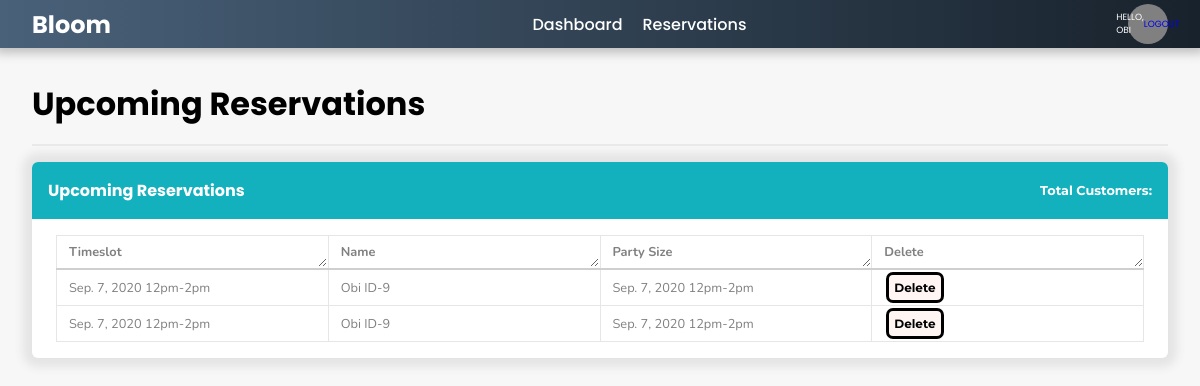
Page /reservations (signed in) on the committed database.
### reservations/models.py (models this page shows)
class Reservation(models.Model):
    customer = models.ForeignKey(Customer, related_name="reservation_set", null=True, on_delete= models.CASCADE)
    timeslot = models.ForeignKey(TimeSlot, related_name="reservation_set", null=True, on_delete=models.CASCADE)
    no_show = models.BooleanField(default=False)
    date_created = models.DateTimeField(auto_now_add=True, null=True)
    notes = models.TextField(max_length=2000, null=True, blank=True)
    party_members = models.ManyToManyField(Customer, related_name="party_members", blank=True)
    def __str__(self):
        return "{}".format(self.timeslot)

class TimeSlot(models.Model):
    TIMESLOTS = (
        ('9am-11am','9am-11am'),
        ('12pm-2pm','12pm-2pm'),
        ('3pm-5pm','3pm-5pm'),
    )
    time_slot = models.CharField(max_length=10, null=True, choices=TIMESLOTS, default="Choose a time window")
    day = models.ForeignKey(Day, related_name="timeslot_set", null=True, on_delete= models.CASCADE)
    capacity = models.IntegerField(blank=True, default=13, editable=False)
    notes = models.TextField(max_length=2000, null=True, blank=True)
    def __str__(self):
        return "{} {}".format(self.day, self.time_slot)

class Day(models.Model):
    company = models.ForeignKey(Company, related_name="day_set", null=True, on_delete=models.SET_NULL)
    today = date.today()
    tomorrow = today + timedelta(days=1)
    day = models.DateField(default=tomorrow, blank=False)
    date_created = models.DateField(default=today, blank=False, editable=True)
    notes = models.TextField(max_length=2000, null=True, blank=True)
    class Meta:
        ordering = ['-date_created']
    def name_day(self):
        date = self.day
        year = date.year
        month = calendar.month_abbr[date.month]
        day_num = date.day
        dayname = calendar.day_name[date.weekday()]
        return '{}. {}, {}'.format(month, day_num, str(year)[-6:])
    def __str__(self):
        return self.name_day()

class Customer(models.Model):
    user = models.OneToOneField(User, null=True, on_delete=models.CASCADE)
    company = models.ForeignKey(Company, related_name="customer_set", null=True, on_delete=models.SET_NULL)
    lease_owner = models.ForeignKey('self', default=user, null=True, blank=True, on_delete=models.SET_NULL)
    name = models.CharField(default='Person Name', max_length=200, null=True)
    apt = models.IntegerField(default='205', blank=False)
    phone = models.CharField(default='805.555.3809', max_length=200, null=True)
    email = models.CharField(default='someemail@gmail.com', max_length=200, null=True)
    date_created = models.DateTimeField(auto_now_add=True, null=True)
    id = models.AutoField(primary_key=True, editable=False)
    lease_members = models.ManyToManyField('self', blank=True)
    notes = models.TextField(max_length=2000, null=True, blank=True)
    def __str__(self):
        return "{} ID-{}".format(self.name, self.id)

### reservations/views/views_user.py (the view)
@login_required(login_url='login')
def reservationsPage(request):
    customer = request.user.customer
    reservations = customer.reservation_set.all()[:2]
    today_date = date.today()
    tomorrow_date = date.today() + timedelta(days=1)
    page_title = "Upcoming Reservations"
    context = {
        'customer':customer,
        'reservations':reservations,
        'page_title': page_title,
    }
    template_name = '../templates/user_templates/reservations.html'
    return render(request, template_name, context)

### reservations/templates/user_templates/reservations.html (shortened to what this page needs)
{% extends "user_templates/base.html" %}
{% load static %}
{% block content %}
<div class="card reservation-card">
    <header>
        <h2>Upcoming Reservations</h2>
        <h4>Total Customers: {{residents.count}}</h4>
    </header>
    <div class="body">
        <table class="table-slot">
            <tr>
                <th id="name">Timeslot</th>
                <th>Name</th>
                <th>Party Size</th>
                <th>Delete</th>
            </tr>
            {% for reservation in reservations %}
            <tr class="data">
                <td>{{reservation.timeslot}}</td>
                <td>{{reservation.customer}}</td>
                <td>{{reservation}}</td>
                <td><button class='btn btn-danger'>
                    <a href="{% url 'delete' reservation.id %}">Delete</a>
                </button></td>
            </tr>
            {% endfor %}
        </table>
    </div>
</div>
{% endblock %}

### reservations/templates/user_templates/navbar.html
{% load static %}
<nav class="navbar">
    <h1><a href="{% url 'home' %}">Bloom</a></h1>
    <ul>
        <li><a href="{% url 'home' %}">Dashboard</a></li>
        <li><a href="{% url 'reservations' %}">Reservations</a></li>
    </ul>
    <div class="login">
        <div style="color: white">Hello, {{request.user}}</div>
        <a href="{% url 'logout' %}">Logout</a></div>
</nav>

### rows in the picture
Reservation: timeslot "Sep. 7, 2020 12pm-2pm", customer "Obi ID-9", timeslot.day "Sep. 7, 2020 12pm-2pm"
Reservation: timeslot "Sep. 7, 2020 12pm-2pm", customer "Obi ID-9", timeslot.day "Sep. 7, 2020 12pm-2pm"

### other values in the picture
{{ request.user }} "OBI"
{{ page_title }} "Upcoming Reservations"
